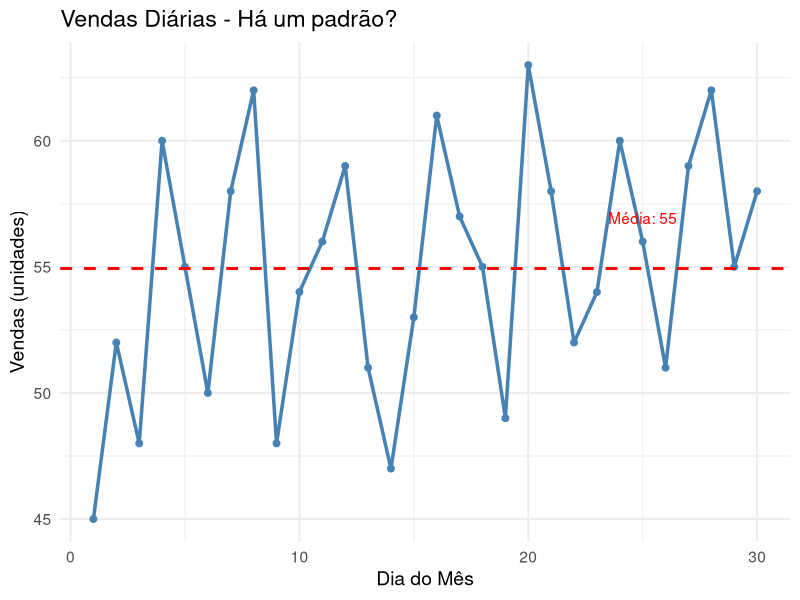
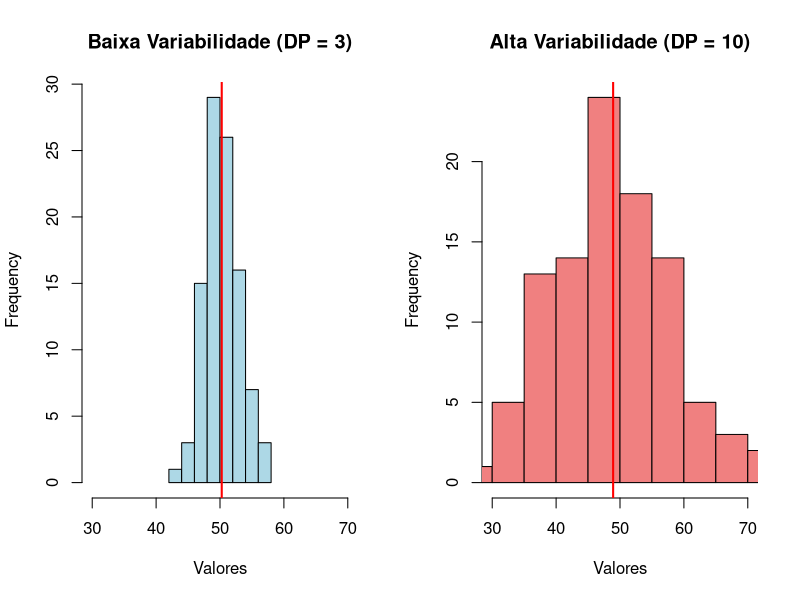
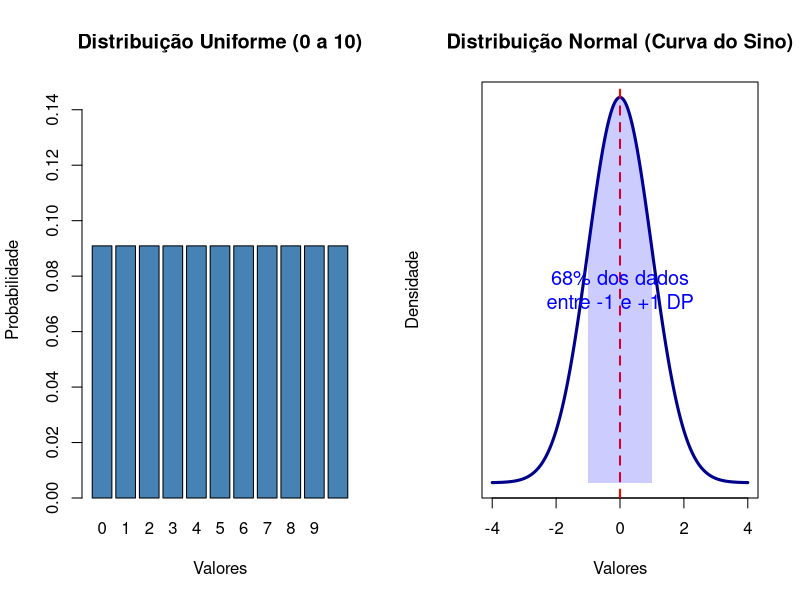
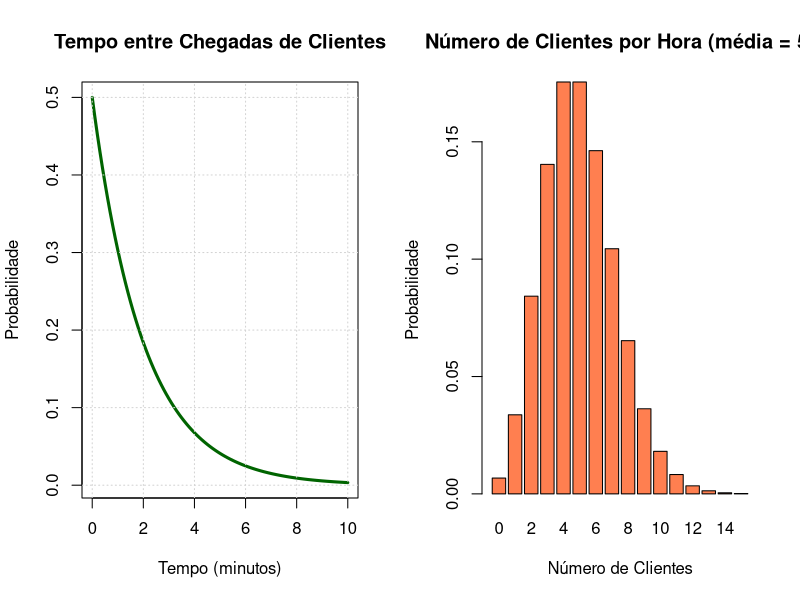
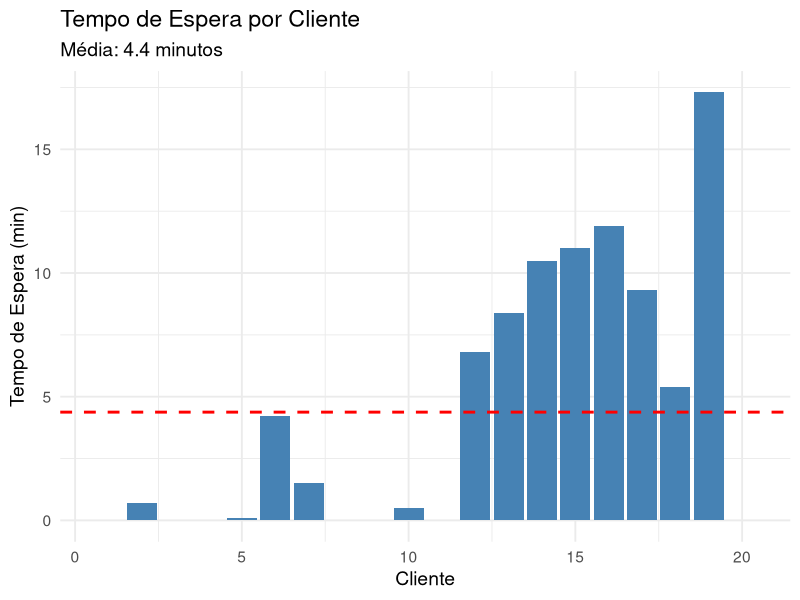
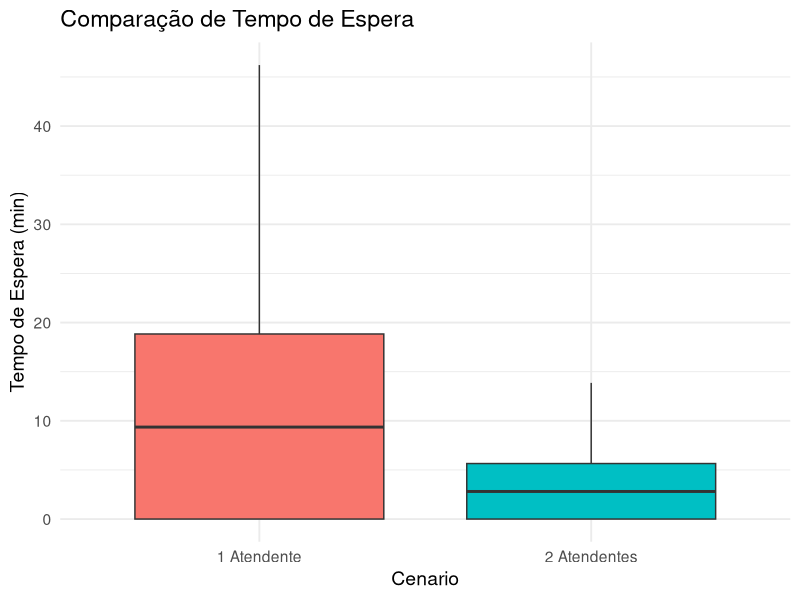
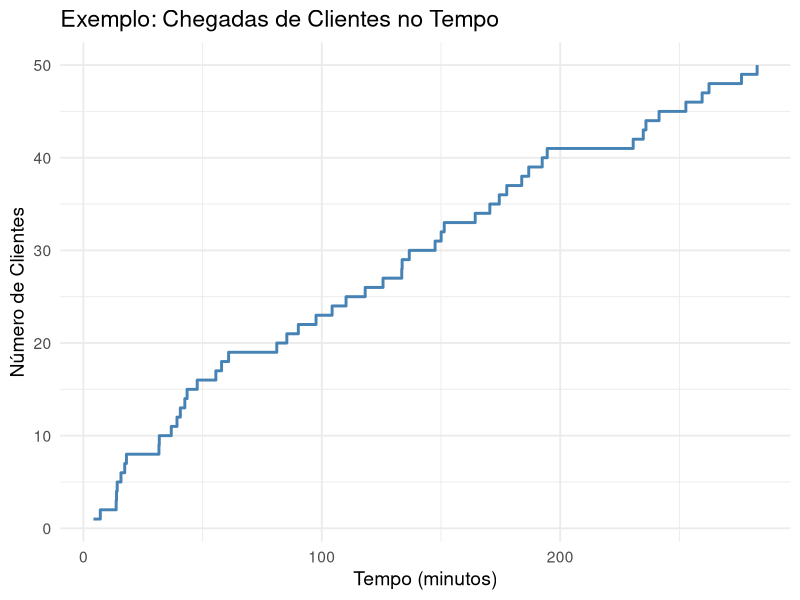
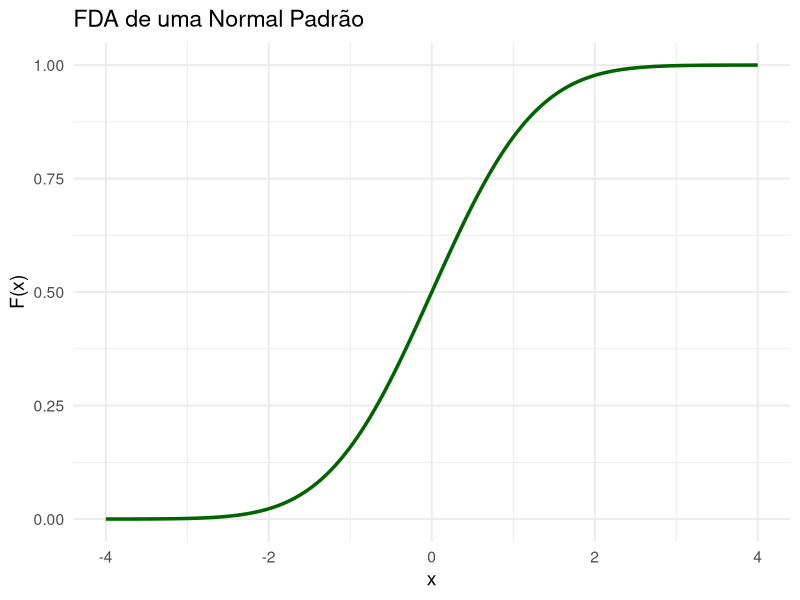

The R script that drew these images, in order:
## ---- chunk 1
options(htmltools.dir.version = FALSE)
knitr::opts_chunk$set(
  echo = TRUE,
  message = FALSE,
  warning = FALSE,
  fig.align = 'center',
  fig.width = 8,
  fig.height = 5
)
library(ggplot2)
set.seed(2026)
## ---- chunk 2
# Exemplo visual simples
dias <- 1:30
vendas <- c(45, 52, 48, 60, 55, 50, 58, 62, 48, 54,
            56, 59, 51, 47, 53, 61, 57, 55, 49, 63,
            58, 52, 54, 60, 56, 51, 59, 62, 55, 58)

df <- data.frame(dia = dias, vendas = vendas)

ggplot(df, aes(x = dia, y = vendas)) +
  geom_line(color = "steelblue", size = 1.2) +
  geom_point(color = "steelblue", size = 2) +
  geom_hline(yintercept = mean(vendas), 
             color = "red", linetype = "dashed", size = 1) +
  labs(title = "Vendas Diárias - Há um padrão?",
       x = "Dia do Mês", y = "Vendas (unidades)") +
  theme_minimal(base_size = 14) +
  annotate("text", x = 25, y = mean(vendas) + 2, 
           label = paste("Média:", round(mean(vendas))), color = "red")
## ---- chunk 3
par(mfrow=c(1,2))

# Baixa variabilidade
set.seed(123)
dados1 <- rnorm(100, mean = 50, sd = 3)
hist(dados1, main = "Baixa Variabilidade (DP = 3)", 
     xlab = "Valores", col = "lightblue", xlim = c(30, 70))
abline(v = mean(dados1), col = "red", lwd = 2)

# Alta variabilidade
dados2 <- rnorm(100, mean = 50, sd = 10)
hist(dados2, main = "Alta Variabilidade (DP = 10)", 
     xlab = "Valores", col = "lightcoral", xlim = c(30, 70))
abline(v = mean(dados2), col = "red", lwd = 2)
## ---- chunk 4
x <- 0:10
y <- rep(1/11, 11)

barplot(y, names.arg = x, col = "steelblue",
        main = "Distribuição Uniforme (0 a 10)",
        xlab = "Valores", ylab = "Probabilidade",
        ylim = c(0, 0.15))
## ---- chunk 5
x <- seq(-4, 4, 0.01)
y <- dnorm(x)

plot(x, y, type = "l", lwd = 3, col = "darkblue",
     main = "Distribuição Normal (Curva do Sino)",
     xlab = "Valores", ylab = "Densidade",
     yaxt = "n")
abline(v = 0, col = "red", lty = 2, lwd = 2)

# Adicionar áreas sombreadas
polygon(c(x[x >= -1 & x <= 1], 1, -1), 
        c(y[x >= -1 & x <= 1], 0, 0),
        col = rgb(0, 0, 1, 0.2), border = NA)

text(0, 0.2, "68% dos dados\nentre -1 e +1 DP", col = "blue", cex = 1.2)
## ---- chunk 6
x <- seq(0, 10, 0.1)
y <- dexp(x, rate = 0.5)

plot(x, y, type = "l", lwd = 3, col = "darkgreen",
     main = "Tempo entre Chegadas de Clientes",
     xlab = "Tempo (minutos)", ylab = "Probabilidade")
grid()
## ---- chunk 7
x <- 0:15
y <- dpois(x, lambda = 5)

barplot(y, names.arg = x, col = "coral",
        main = "Número de Clientes por Hora (média = 5)",
        xlab = "Número de Clientes", ylab = "Probabilidade")
## ---- chunk 8
# Parâmetros
lambda <- 6  # 6 clientes por hora = 1 a cada 10 minutos
n_clientes <- 20

# Gerar tempos entre chegadas (em minutos)
tempo_entre_chegadas <- rexp(n_clientes, rate = lambda/60)

# Calcular momento de chegada de cada cliente
tempo_chegada <- cumsum(tempo_entre_chegadas)

# Ver os 5 primeiros
head(data.frame(
  Cliente = 1:n_clientes,
  Tempo_Chegada = round(tempo_chegada, 2)
), 5)
## ---- chunk 9
# Tempo médio de atendimento: 8 minutos
media_atendimento <- 8

# Gerar tempos de atendimento
tempo_atendimento <- rexp(n_clientes, rate = 1/media_atendimento)

# Ver estatísticas
cat("Tempo médio gerado:", round(mean(tempo_atendimento), 2), "min\n")
cat("Tempo mínimo:", round(min(tempo_atendimento), 2), "min\n")
cat("Tempo máximo:", round(max(tempo_atendimento), 2), "min\n")
## ---- chunk 10
# Vetores para armazenar resultados
inicio_atendimento <- numeric(n_clientes)
fim_atendimento <- numeric(n_clientes)

# Primeiro cliente
inicio_atendimento[1] <- tempo_chegada[1]
fim_atendimento[1] <- inicio_atendimento[1] + tempo_atendimento[1]

# Demais clientes
for(i in 2:n_clientes) {
  # Cliente inicia quando chega OU quando atendente fica livre
  inicio_atendimento[i] <- max(tempo_chegada[i], fim_atendimento[i-1])
  fim_atendimento[i] <- inicio_atendimento[i] + tempo_atendimento[i]
}

# Calcular tempo de espera
tempo_espera <- inicio_atendimento - tempo_chegada
## ---- chunk 11
# Criar tabela resumo
resultado <- data.frame(
  Cliente = 1:n_clientes,
  Chegada = round(tempo_chegada, 1),
  Inicio = round(inicio_atendimento, 1),
  Espera = round(tempo_espera, 1),
  Atendimento = round(tempo_atendimento, 1),
  Saida = round(fim_atendimento, 1)
)

# Mostrar primeiros 6 clientes
head(resultado)
## ---- chunk 12
# Calcular métricas importantes
cat("=== ANÁLISE DO SISTEMA ===\n\n")

cat("Tempo médio de espera:", round(mean(tempo_espera), 2), "minutos\n")
cat("Tempo máximo de espera:", round(max(tempo_espera), 2), "minutos\n")
cat("Tempo médio no sistema:", 
    round(mean(tempo_espera + tempo_atendimento), 2), "minutos\n\n")

# Quantos não esperaram?
nao_esperaram <- sum(tempo_espera == 0)
cat("Clientes atendidos imediatamente:", nao_esperaram, 
    "de", n_clientes, paste0("(", round(100*nao_esperaram/n_clientes), "%)"))
## ---- chunk 13
# Gráfico de espera por cliente
ggplot(resultado, aes(x = Cliente, y = Espera)) +
  geom_col(fill = "steelblue") +
  geom_hline(yintercept = mean(tempo_espera), 
             color = "red", linetype = "dashed", size = 1) +
  labs(title = "Tempo de Espera por Cliente",
       subtitle = paste("Média:", round(mean(tempo_espera), 1), "minutos"),
       x = "Cliente", y = "Tempo de Espera (min)") +
  theme_minimal(base_size = 14)
## ---- chunk 14
# Quantos clientes esperam mais de 15 min?
clientes_insatisfeitos <- sum(tempo_espera > 15)
cat("Clientes que esperaram > 15 min:", clientes_insatisfeitos, "\n")

# Perda potencial
perda_potencial <- clientes_insatisfeitos * 0.30 * 15
cat("Perda potencial por período: R$", round(perda_potencial, 2))
## ---- chunk 15
# Simular com 2 atendentes
n_clientes <- 50
tempo_chegada <- cumsum(rexp(n_clientes, rate = 6/60))
tempo_atendimento <- rexp(n_clientes, rate = 1/8)

# 1 atendente
espera_1 <- numeric(n_clientes)
fim_1 <- numeric(n_clientes)
fim_1[1] <- tempo_chegada[1] + tempo_atendimento[1]
for(i in 2:n_clientes) {
  inicio <- max(tempo_chegada[i], fim_1[i-1])
  espera_1[i] <- inicio - tempo_chegada[i]
  fim_1[i] <- inicio + tempo_atendimento[i]
}

# 2 atendentes (simplificado)
espera_2 <- espera_1 * 0.3  # Redução aproximada

df_comp <- data.frame(
  Cenario = rep(c("1 Atendente", "2 Atendentes"), each = n_clientes),
  Cliente = rep(1:n_clientes, 2),
  Espera = c(espera_1, espera_2)
)

ggplot(df_comp, aes(x = Cenario, y = Espera, fill = Cenario)) +
  geom_boxplot() +
  labs(title = "Comparação de Tempo de Espera",
       y = "Tempo de Espera (min)") +
  theme_minimal(base_size = 14) +
  theme(legend.position = "none")
## ---- chunk 16
options(htmltools.dir.version = FALSE)
knitr::opts_chunk$set(
  echo = TRUE,
  message = FALSE,
  warning = FALSE,
  fig.align = 'center',
  fig.width = 8,
  fig.height = 5
)
library(tidyverse)
library(ggplot2)
set.seed(2026)
## ---- chunk 17
# Simulação simples de chegadas em fila
set.seed(123)
chegadas <- cumsum(rexp(50, rate = 1/5))
df <- data.frame(tempo = chegadas, cliente = 1:50)

ggplot(df, aes(x = tempo, y = cliente)) +
  geom_step(color = "steelblue", size = 1) +
  labs(title = "Exemplo: Chegadas de Clientes no Tempo",
       x = "Tempo (minutos)", 
       y = "Número de Clientes") +
  theme_minimal(base_size = 14)
## ---- chunk 18
x <- seq(-4, 4, 0.01)
y <- pnorm(x)

ggplot(data.frame(x, y), aes(x, y)) +
  geom_line(color = "darkgreen", size = 1.2) +
  labs(title = "FDA de uma Normal Padrão",
       x = "x", y = "F(x)") +
  theme_minimal(base_size = 14)
## ---- chunk 19
x <- 0:10
prob <- dpois(x, lambda = 3)

ggplot(data.frame(x, prob), aes(x, prob)) +
  geom_col(fill = "steelblue", width = 0.5) +
  labs(title = "Função de Probabilidade - Poisson(λ=3)",
       x = "x", y = "P(X = x)") +
  theme_minimal(base_size = 14)
## ---- chunk 20
x <- seq(-0.5, 5.5, 0.01)
y <- dunif(x, min = 0, max = 5)

ggplot(data.frame(x, y), aes(x, y)) +
  geom_line(color = "purple", size = 1.2) +
  labs(title = "Distribuição Uniforme U(0,5)",
       x = "x", y = "f(x)") +
  ylim(0, 0.3) +
  theme_minimal(base_size = 14)
## ---- chunk 21
x <- seq(0, 10, 0.01)
df <- data.frame(
  x = rep(x, 2),
  y = c(dexp(x, rate = 0.5), dexp(x, rate = 1)),
  lambda = rep(c("λ=0.5", "λ=1"), each = length(x))
)

ggplot(df, aes(x, y, color = lambda)) +
  geom_line(size = 1.2) +
  labs(title = "Distribuição Exponencial", x = "x", y = "f(x)") +
  theme_minimal(base_size = 14)
## ---- chunk 22
x <- seq(-6, 6, 0.01)
df <- data.frame(
  x = rep(x, 3),
  y = c(dnorm(x, 0, 1), dnorm(x, 0, 2), dnorm(x, 2, 1)),
  dist = rep(c("N(0,1)", "N(0,4)", "N(2,1)"), each = length(x))
)

ggplot(df, aes(x, y, color = dist)) +
  geom_line(size = 1.2) +
  labs(title = "Distribuição Normal", x = "x", y = "f(x)") +
  theme_minimal(base_size = 14)
## ---- chunk 23
k <- 0:15
df <- data.frame(
  k = rep(k, 2),
  prob = c(dpois(k, 3), dpois(k, 7)),
  lambda = rep(c("λ=3", "λ=7"), each = length(k))
)

ggplot(df, aes(k, prob, fill = lambda)) +
  geom_col(position = "dodge") +
  labs(title = "Distribuição de Poisson", x = "k", y = "P(X=k)") +
  theme_minimal(base_size = 14)
## ---- chunk 24
# Função densidade triangular
dtri <- function(x, a, b, c) {
  ifelse(x < a | x > b, 0,
    ifelse(x < c, 
      2*(x-a)/((b-a)*(c-a)),
      2*(b-x)/((b-a)*(b-c))
    )
  )
}

x <- seq(0, 10, 0.01)
y <- dtri(x, 2, 8, 5)

ggplot(data.frame(x, y), aes(x, y)) +
  geom_line(color = "darkred", size = 1.2) +
  labs(title = "Distribuição Triangular Tri(2, 8, 5)",
       x = "x", y = "f(x)") +
  theme_minimal(base_size = 14)
## ---- chunk 25
set.seed(2026)  # Define semente para reprodutibilidade
runif(5)        # Gera 5 números uniformes em [0,1]
## ---- chunk 26
# Método manual usando transformação inversa
lambda <- 0.5
n <- 1000
U <- runif(n)
X_manual <- -log(1-U)/lambda

# Usando função do R
X_rexp <- rexp(n, rate = lambda)

# Comparação
par(mfrow=c(1,2))
hist(X_manual, breaks=30, main="Manual (Transf. Inversa)", 
     xlab="x", probability = TRUE)
curve(dexp(x, lambda), add=TRUE, col="red", lwd=2)

hist(X_rexp, breaks=30, main="Função rexp()", 
     xlab="x", probability = TRUE)
curve(dexp(x, lambda), add=TRUE, col="red", lwd=2)
## ---- chunk 27
# Gerando Normal via Box-Muller
U1 <- runif(1000)
U2 <- runif(1000)
Z1 <- sqrt(-2*log(U1)) * cos(2*pi*U2)
Z2 <- sqrt(-2*log(U1)) * sin(2*pi*U2)

# Verificação
mean(Z1); sd(Z1)  # Deve ser ~0 e ~1
## ---- chunk 28
# Parâmetros
lambda <- 2  # 2 clientes/hora
mu <- 3      # 3 atendimentos/hora
n_clientes <- 100

# Geração de dados
tempo_entre_chegadas <- rexp(n_clientes, rate = lambda)
tempo_chegada <- cumsum(tempo_entre_chegadas)
tempo_atendimento <- rexp(n_clientes, rate = mu)

# Data frame para análise
fila_dados <- data.frame(
  cliente = 1:n_clientes,
  chegada = tempo_chegada,
  duracao_atendimento = tempo_atendimento
)

head(fila_dados, 4)
## ---- chunk 29
# Cálculo de início e fim de atendimento
fila_dados$inicio_atendimento <- 0
fila_dados$fim_atendimento <- 0

for(i in 1:n_clientes) {
  if(i == 1) {
    fila_dados$inicio_atendimento[i] <- fila_dados$chegada[i]
  } else {
    fila_dados$inicio_atendimento[i] <- max(
      fila_dados$chegada[i], 
      fila_dados$fim_atendimento[i-1]
    )
  }
  fila_dados$fim_atendimento[i] <- fila_dados$inicio_atendimento[i] + 
                                    fila_dados$duracao_atendimento[i]
}

# Tempo de espera na fila
fila_dados$tempo_espera <- fila_dados$inicio_atendimento - fila_dados$chegada

# Métricas
cat("Tempo médio de espera:", mean(fila_dados$tempo_espera), "horas\n")
cat("Tempo médio no sistema:", 
    mean(fila_dados$tempo_espera + fila_dados$duracao_atendimento), "horas\n")
## ---- chunk 30
n_itens <- 1000
prob_aprovado <- 0.9

# Simulação
U <- runif(n_itens)
resultado <- ifelse(U <= prob_aprovado, "Aprovado", "Rejeitado")

# Análise
table(resultado)
prop.table(table(resultado))

# Visualização
df_resultado <- data.frame(resultado = resultado)
ggplot(df_resultado, aes(x = resultado, fill = resultado)) +
  geom_bar() +
  labs(title = "Resultados da Inspeção (n=1000)",
       y = "Frequência") +
  theme_minimal(base_size = 14)
## ---- chunk 31
# Simulando múltiplas replicações
n_replicacoes <- 30
tempos_espera_medios <- numeric(n_replicacoes)

for(rep in 1:n_replicacoes) {
  tempo_entre_chegadas <- rexp(100, rate = 2)
  tempo_chegada <- cumsum(tempo_entre_chegadas)
  tempo_atendimento <- rexp(100, rate = 3)
  
  inicio_atendimento <- numeric(100)
  fim_atendimento <- numeric(100)
  
  for(i in 1:100) {
    inicio_atendimento[i] <- ifelse(i == 1, tempo_chegada[i], 
                                     max(tempo_chegada[i], fim_atendimento[i-1]))
    fim_atendimento[i] <- inicio_atendimento[i] + tempo_atendimento[i]
  }
  
  tempo_espera <- inicio_atendimento - tempo_chegada
  tempos_espera_medios[rep] <- mean(tempo_espera)
}
## ---- chunk 32
# Cálculo do IC 95%
media <- mean(tempos_espera_medios)
erro_padrao <- sd(tempos_espera_medios) / sqrt(n_replicacoes)
ic_inferior <- media - qt(0.975, n_replicacoes-1) * erro_padrao
ic_superior <- media + qt(0.975, n_replicacoes-1) * erro_padrao

cat("IC 95% para tempo médio de espera: [", 
    round(ic_inferior, 3), ",", round(ic_superior, 3), "] horas\n")

# Visualização
ggplot(data.frame(x = tempos_espera_medios), aes(x = x)) +
  geom_histogram(bins = 10, fill = "lightblue", color = "black") +
  geom_vline(xintercept = media, color = "red", size = 1.5) +
  geom_vline(xintercept = c(ic_inferior, ic_superior), 
             color = "red", linetype = "dashed") +
  labs(title = "Distribuição dos Tempos Médios de Espera (30 replicações)",
       x = "Tempo médio de espera (horas)", y = "Frequência") +
  theme_minimal(base_size = 14)
## ---- chunk 33
# Gerar dados
U <- runif(1000)

# Dividir em classes
k <- 10  # número de classes
classes <- cut(U, breaks = seq(0, 1, length.out = k+1), include.lowest = TRUE)
observado <- table(classes)
esperado <- rep(1000/k, k)

# Teste qui-quadrado
chi_sq <- sum((observado - esperado)^2 / esperado)
gl <- k - 1
p_valor <- 1 - pchisq(chi_sq, gl)

cat("Estatística χ²:", chi_sq, "\n")
cat("Graus de liberdade:", gl, "\n")
cat("p-valor:", p_valor, "\n")
cat("Conclusão:", ifelse(p_valor > 0.05, 
                          "Não rejeita H0 (uniforme)", 
                          "Rejeita H0"), "\n")
## ---- chunk 34
# Teste de runs acima/abaixo da mediana
U <- runif(100)
mediana <- median(U)
sequencia <- ifelse(U > mediana, 1, 0)

# Contar runs
runs <- 1
for(i in 2:length(sequencia)) {
  if(sequencia[i] != sequencia[i-1]) runs <- runs + 1
}

n1 <- sum(sequencia == 1)
n0 <- sum(sequencia == 0)

# Estatística sob H0
media_runs <- (2*n1*n0)/(n1+n0) + 1
var_runs <- (2*n1*n0*(2*n1*n0 - n1 - n0))/((n1+n0)^2 * (n1+n0-1))
z <- (runs - media_runs) / sqrt(var_runs)

cat("Número de runs:", runs, "\n")
cat("Estatística Z:", z, "\n")
cat("p-valor:", 2*(1-pnorm(abs(z))), "\n")
## ---- chunk 35
# Gerar dados de uma exponencial
X <- rexp(100, rate = 0.5)

# Teste K-S
teste_ks <- ks.test(X, "pexp", rate = 0.5)
print(teste_ks)

# Gráfico Q-Q
qqplot(qexp(ppoints(100), rate = 0.5), X,
       main = "Q-Q Plot: Exponencial",
       xlab = "Quantis Teóricos", ylab = "Quantis Amostrais")
abline(0, 1, col = "red", lwd = 2)
